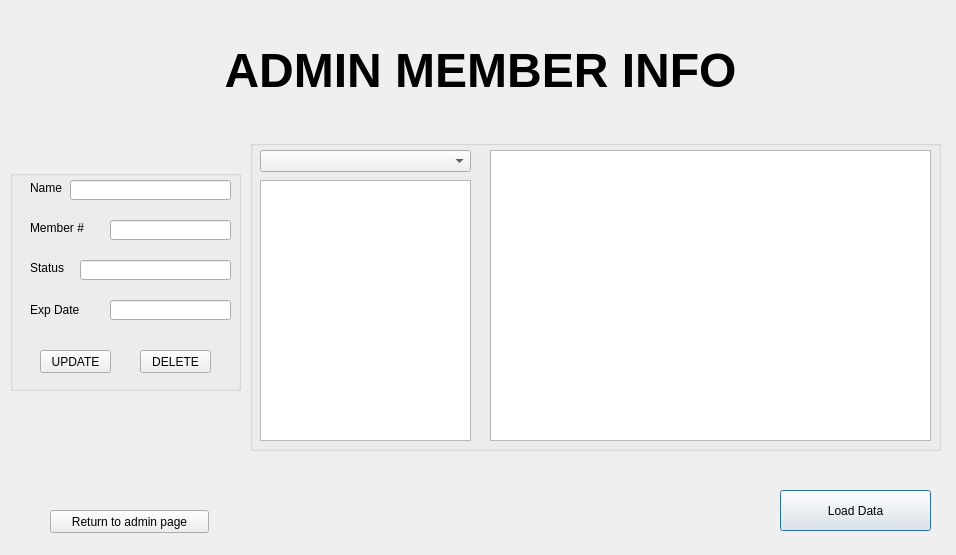
<?xml version="1.0" encoding="UTF-8"?>
<ui version="4.0">
 <class>Admin_Member_Database</class>
 <widget class="QDialog" name="Admin_Member_Database">
  <property name="geometry">
   <rect>
    <x>0</x>
    <y>0</y>
    <width>956</width>
    <height>555</height>
   </rect>
  </property>
  <property name="windowTitle">
   <string>Dialog</string>
  </property>
  <widget class="QPushButton" name="loadButton">
   <property name="geometry">
    <rect>
     <x>780</x>
     <y>490</y>
     <width>151</width>
     <height>41</height>
    </rect>
   </property>
   <property name="text">
    <string>Load Data</string>
   </property>
  </widget>
  <widget class="QGroupBox" name="Tools">
   <property name="geometry">
    <rect>
     <x>10</x>
     <y>170</y>
     <width>231</width>
     <height>221</height>
    </rect>
   </property>
   <property name="title">
    <string/>
   </property>
   <widget class="QPushButton" name="deleteButton">
    <property name="geometry">
     <rect>
      <x>130</x>
      <y>180</y>
      <width>71</width>
      <height>23</height>
     </rect>
    </property>
    <property name="text">
     <string>DELETE</string>
    </property>
   </widget>
   <widget class="QLabel" name="label_2">
    <property name="geometry">
     <rect>
      <x>20</x>
      <y>50</y>
      <width>81</width>
      <height>16</height>
     </rect>
    </property>
    <property name="text">
     <string>Member #</string>
    </property>
   </widget>
   <widget class="QLineEdit" name="memberNumEdit">
    <property name="enabled">
     <bool>true</bool>
    </property>
    <property name="geometry">
     <rect>
      <x>100</x>
      <y>50</y>
      <width>121</width>
      <height>20</height>
     </rect>
    </property>
    <property name="readOnly">
     <bool>true</bool>
    </property>
   </widget>
   <widget class="QLineEdit" name="expirationEdit">
    <property name="geometry">
     <rect>
      <x>100</x>
      <y>130</y>
      <width>121</width>
      <height>20</height>
     </rect>
    </property>
   </widget>
   <widget class="QLabel" name="label">
    <property name="geometry">
     <rect>
      <x>20</x>
      <y>10</y>
      <width>41</width>
      <height>16</height>
     </rect>
    </property>
    <property name="text">
     <string>Name</string>
    </property>
   </widget>
   <widget class="QLineEdit" name="nameEdit">
    <property name="geometry">
     <rect>
      <x>60</x>
      <y>10</y>
      <width>161</width>
      <height>20</height>
     </rect>
    </property>
   </widget>
   <widget class="QLabel" name="label_4">
    <property name="geometry">
     <rect>
      <x>20</x>
      <y>130</y>
      <width>81</width>
      <height>20</height>
     </rect>
    </property>
    <property name="text">
     <string>Exp Date</string>
    </property>
   </widget>
   <widget class="QPushButton" name="updateButton">
    <property name="geometry">
     <rect>
      <x>30</x>
      <y>180</y>
      <width>71</width>
      <height>23</height>
     </rect>
    </property>
    <property name="text">
     <string>UPDATE</string>
    </property>
   </widget>
   <widget class="QLineEdit" name="statusEdit">
    <property name="geometry">
     <rect>
      <x>70</x>
      <y>90</y>
      <width>151</width>
      <height>20</height>
     </rect>
    </property>
   </widget>
   <widget class="QLabel" name="label_3">
    <property name="geometry">
     <rect>
      <x>20</x>
      <y>90</y>
      <width>41</width>
      <height>16</height>
     </rect>
    </property>
    <property name="text">
     <string>Status</string>
    </property>
   </widget>
   <widget class="QWidget" name="verticalLayoutWidget_3">
    <property name="geometry">
     <rect>
      <x>0</x>
      <y>40</y>
      <width>231</width>
      <height>41</height>
     </rect>
    </property>
    <layout class="QVBoxLayout" name="verticalLayout_5"/>
   </widget>
  </widget>
  <widget class="QGroupBox" name="Selections">
   <property name="geometry">
    <rect>
     <x>250</x>
     <y>140</y>
     <width>691</width>
     <height>311</height>
    </rect>
   </property>
   <property name="title">
    <string/>
   </property>
   <widget class="QListView" name="listView">
    <property name="geometry">
     <rect>
      <x>10</x>
      <y>40</y>
      <width>211</width>
      <height>261</height>
     </rect>
    </property>
   </widget>
   <widget class="QTableView" name="tableView">
    <property name="geometry">
     <rect>
      <x>240</x>
      <y>10</y>
      <width>441</width>
      <height>291</height>
     </rect>
    </property>
   </widget>
   <widget class="QComboBox" name="comboBox">
    <property name="geometry">
     <rect>
      <x>10</x>
      <y>10</y>
      <width>211</width>
      <height>22</height>
     </rect>
    </property>
   </widget>
  </widget>
  <widget class="QPushButton" name="returnButton">
   <property name="geometry">
    <rect>
     <x>50</x>
     <y>510</y>
     <width>159</width>
     <height>23</height>
    </rect>
   </property>
   <property name="text">
    <string>Return to admin page</string>
   </property>
  </widget>
  <widget class="QLabel" name="label_5">
   <property name="geometry">
    <rect>
     <x>10</x>
     <y>0</y>
     <width>941</width>
     <height>141</height>
    </rect>
   </property>
   <property name="text">
    <string>&lt;html&gt;&lt;head/&gt;&lt;body&gt;&lt;p align=&quot;center&quot;&gt;&lt;span style=&quot; font-size:36pt; font-weight:600;&quot;&gt;ADMIN MEMBER INFO&lt;/span&gt;&lt;/p&gt;&lt;/body&gt;&lt;/html&gt;</string>
   </property>
  </widget>
 </widget>
 <resources/>
 <connections/>
</ui>
